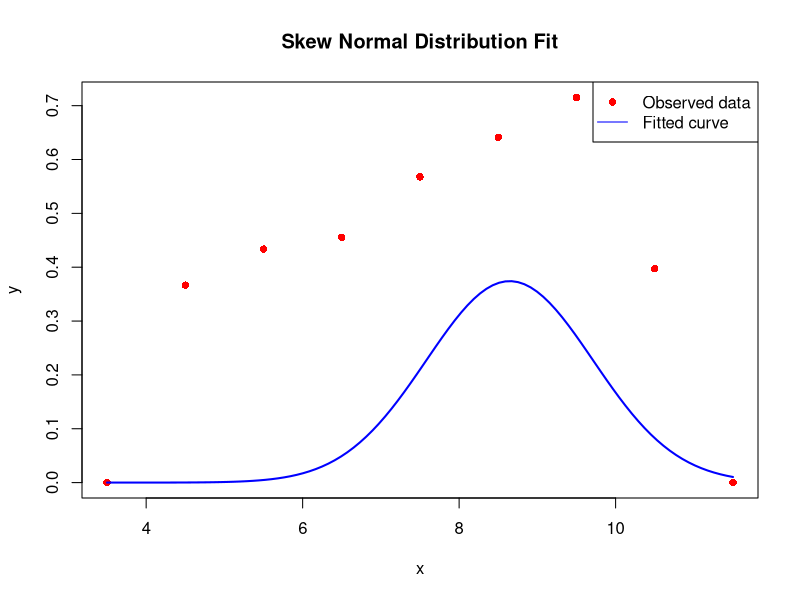

R code for this plot:
# 安装和加载sn包
if(!require(sn)) {
  install.packages("sn")
}
library(sn)

# 数据
x <- c(3.5, 4.5, 5.5, 6.5, 7.5, 8.5, 9.5, 10.5, 11.5)
y <- c(0.0000000, 0.3666667, 0.4336667, 0.4556667, 0.5676667, 0.6413333, 0.7153333, 0.3973333, 0.0000000)

# 定义目标函数 (最小化平方误差)
objective_function <- function(params, x, y) {
  xi <- params[1]
  omega <- params[2]
  alpha <- params[3]
  
  # 使用dsn函数计算偏正态分布的y值
  y_pred <- dsn(x, xi, omega, alpha)
  
  # 返回平方误差
  return(sum((y - y_pred)^2))
}

# 初始猜测参数 [xi, omega, alpha]
initial_params <- c(7, 1, 1)

# 使用optim进行拟合 (quasi-Newton method)
fit <- optim(initial_params, objective_function, x = x, y = y, method = "BFGS")

# 获取拟合的参数
xi_est <- fit$par[1]
omega_est <- fit$par[2]
alpha_est <- fit$par[3]

cat("拟合的参数: \n")
cat("xi =", xi_est, "\n")
cat("omega =", omega_est, "\n")
cat("alpha =", alpha_est, "\n")

# 使用拟合的参数生成拟合曲线
x_fit <- seq(min(x), max(x), length.out = 100)
y_fit <- dsn(x_fit, xi_est, omega_est, alpha_est)

# 绘制结果
plot(x, y, pch = 16, col = "red", xlab = "x", ylab = "y", main = "Skew Normal Distribution Fit")
lines(x_fit, y_fit, col = "blue", lwd = 2)
legend("topright", legend = c("Observed data", "Fitted curve"), col = c("red", "blue"), pch = c(16, NA), lty = c(NA, 1))
